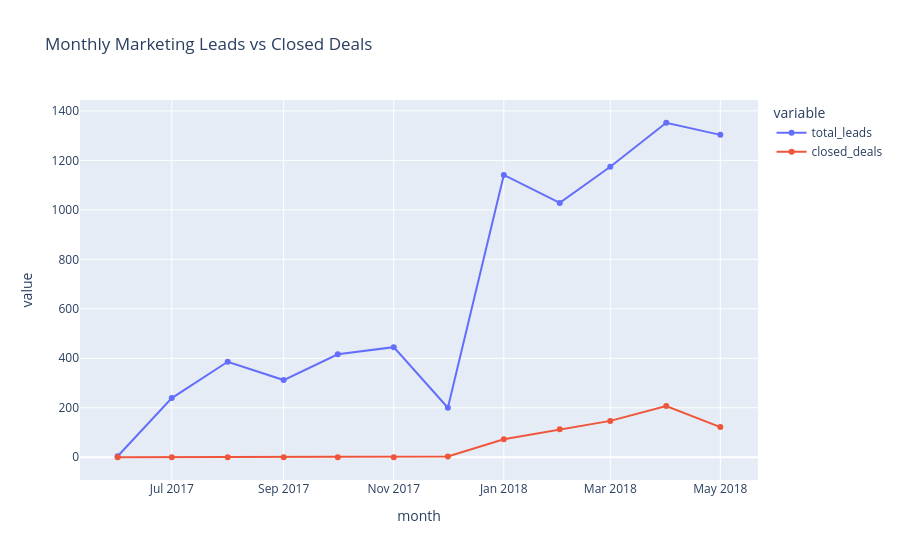

The notebook cell saved with this chart:
### Code cell
# Monthly lead count
leads['month'] = leads['first_contact_date'].dt.to_period('M').astype(str)

monthly_leads = leads.groupby('month').size().reset_index(name='total_leads')

# Monthly closed deals
deals['month'] = deals['won_date'].dt.to_period('M').astype(str)

monthly_deals = deals.groupby('month').size().reset_index(name='closed_deals')

# Merge monthly data
monthly_analysis = monthly_leads.merge(
    monthly_deals, on='month', how='left'
).fillna(0)

display(monthly_analysis)

# Visualization
fig = px.line(
    monthly_analysis,
    x='month',
    y=['total_leads', 'closed_deals'],
    markers=True,
    title='Monthly Marketing Leads vs Closed Deals'
)
fig.show()

### Figure 1 — Plotly figure (JSON) as saved in the notebook; plotly's stock layout.template omitted (floating-point values rounded to 4 significant figures)
{"data": [{"hovertemplate": "variable=total_leads<br>month=%{x}<br>value=%{y}<extra></extra>", "legendgroup": "total_leads", "line": {"color": "#636efa", "dash": "solid"}, "marker": {"symbol": "circle"}, "mode": "lines+markers", "name": "total_leads", "orientation": "v", "showlegend": true, "type": "scatter", "x": ["2017-06", "2017-07", "2017-08", "2017-09", "2017-10", "2017-11", "2017-12", "2018-01", "2018-02", "2018-03", "2018-04", "2018-05"], "xaxis": "x", "y": [4.0, 239.0, 386.0, 312.0, 416.0, 445.0, 200.0, 1141.0, 1028.0, 1174.0, 1352.0, 1303.0], "yaxis": "y"}, {"hovertemplate": "variable=closed_deals<br>month=%{x}<br>value=%{y}<extra></extra>", "legendgroup": "closed_deals", "line": {"color": "#EF553B", "dash": "solid"}, "marker": {"symbol": "circle"}, "mode": "lines+markers", "name": "closed_deals", "orientation": "v", "showlegend": true, "type": "scatter", "x": ["2017-06", "2017-07", "2017-08", "2017-09", "2017-10", "2017-11", "2017-12", "2018-01", "2018-02", "2018-03", "2018-04", "2018-05"], "xaxis": "x", "y": [0.0, 0.0, 0.0, 0.0, 0.0, 0.0, 3.0, 73.0, 113.0, 147.0, 207.0, 122.0], "yaxis": "y"}], "layout": {"legend": {"title": {"text": "variable"}, "tracegroupgap": 0}, "title": {"text": "Monthly Marketing Leads vs Closed Deals"}, "xaxis": {"anchor": "y", "domain": [0, 1], "title": {"text": "month"}}, "yaxis": {"anchor": "x", "domain": [0, 1], "title": {"text": "value"}}}}
